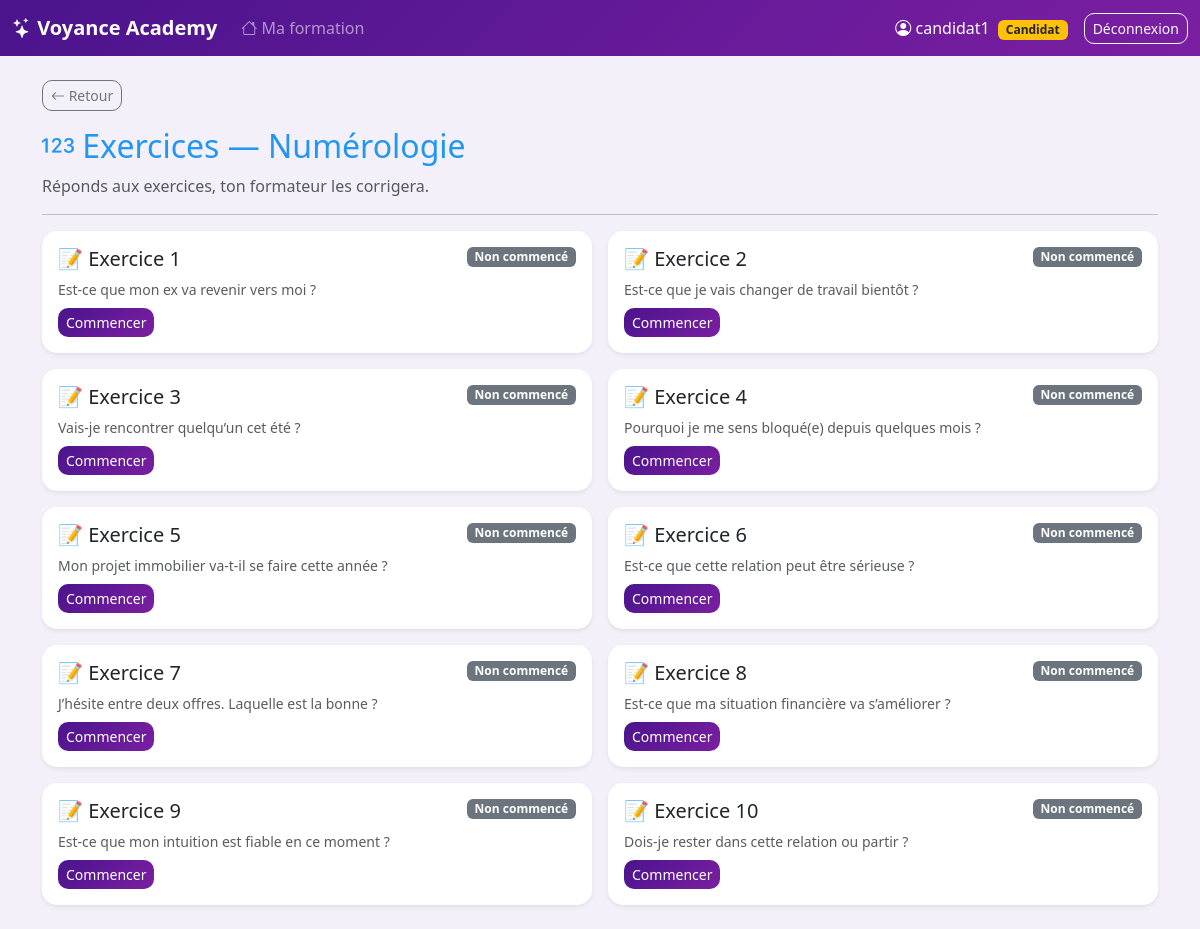
Page /exercices/2 (signed in) on the committed database.
### models.py (models this page shows)
class User(UserMixin, db.Model):
    __tablename__ = 'users'
    id = db.Column(db.Integer, primary_key=True)
    username = db.Column(db.String(80), unique=True, nullable=False)
    email = db.Column(db.String(120), unique=True, nullable=False)
    password = db.Column(db.String(200), nullable=False)
    role = db.Column(db.String(20), default='candidat')
    formateur_id = db.Column(db.Integer, db.ForeignKey('users.id'), nullable=True)
    recruteur_id = db.Column(db.Integer, db.ForeignKey('users.id'), nullable=True)
    actif = db.Column(db.Boolean, default=True)
    created_at = db.Column(db.DateTime, default=datetime.utcnow)
    formateur = db.relationship('User', foreign_keys=[formateur_id],
                                remote_side=[id], backref='candidats')
    recruteur = db.relationship('User', foreign_keys=[recruteur_id],
                                remote_side=[id], backref='candidats_recrutes')
    tentatives = db.relationship('Tentative', backref='user', lazy=True)
    cartes_validees = db.relationship('CarteValidee', backref='user', lazy=True,
                                     cascade='all, delete-orphan')
    email_fin_formation_envoye = db.Column(db.Boolean, default=False)

class Theme(db.Model):
    __tablename__ = 'themes'
    id = db.Column(db.Integer, primary_key=True)
    nom = db.Column(db.String(100), unique=True, nullable=False)
    description = db.Column(db.Text)
    icone = db.Column(db.String(50), default='bi-book')
    couleur = db.Column(db.String(20), default='#6f42c1')
    created_at = db.Column(db.DateTime, default=datetime.utcnow)
    formations = db.relationship('Formation', backref='theme', lazy=True,
                                 cascade='all, delete-orphan')
    questions = db.relationship('Question', backref='theme', lazy=True,
                                cascade='all, delete-orphan')
    exercices = db.relationship('Exercice', backref='theme', lazy=True,
                                cascade='all, delete-orphan')

class Exercice(db.Model):
    __tablename__ = 'exercices'
    id = db.Column(db.Integer, primary_key=True)
    titre = db.Column(db.String(200), nullable=False)
    domaine = db.Column(db.String(50))
    niveau = db.Column(db.Integer, default=1)
    enonce = db.Column(db.Text, nullable=False)
    donnees = db.Column(db.Text)
    mots_cles = db.Column(db.Text)
    reponse_attendue = db.Column(db.Text)
    theme_id = db.Column(db.Integer, db.ForeignKey('themes.id'), nullable=False)
    ordre = db.Column(db.Integer, default=1)
    created_at = db.Column(db.DateTime, default=datetime.utcnow)
    reponses = db.relationship('ReponseExercice', backref='exercice',
                               cascade='all, delete-orphan')

### app.py (the view)
@app.route('/exercices/<int:theme_id>')
@login_required
@role_required('candidat')
def liste_exercices(theme_id):
    theme = Theme.query.get_or_404(theme_id)
    if theme.nom == 'Tarot de Marseille':
        return redirect(url_for('cartes_tarot', theme_id=theme_id))
    exercices = Exercice.query.filter_by(theme_id=theme_id)\
                              .order_by(Exercice.ordre).all()
    mes_reponses = {r.exercice_id: r for r in
                    ReponseExercice.query.filter_by(user_id=current_user.id).all()}
    return render_template('recruteur/exercices.html',
                           theme=theme, exercices=exercices,
                           mes_reponses=mes_reponses)

### app.py (called while the page is built)
@login_manager.user_loader
def load_user(user_id):
    return db.session.get(User, int(user_id))

def role_required(*roles):
    def decorator(f):
        @wraps(f)
        def wrapper(*args, **kwargs):
            if not current_user.is_authenticated or current_user.role not in roles:
                flash("Accès refusé.", "danger")
                return redirect(url_for('dashboard'))
            return f(*args, **kwargs)
        return wrapper
    return decorator

### templates/recruteur/exercices.html (shortened to what this page needs)
{% extends "base.html" %}
{% block content %}
<a href="{{ url_for('candidat_dashboard') }}" class="btn btn-sm btn-outline-secondary mb-3">
  <i class="bi bi-arrow-left"></i> Retour
</a>
<h2 style="color: {{ theme.couleur }};">
  <i class="bi {{ theme.icone }}"></i> Exercices — {{ theme.nom }}
</h2>
<p class="text-muted">Réponds aux exercices, ton formateur les corrigera.</p>
<hr>
<div class="row g-3">
{% for ex in exercices %}
  {% set rep = mes_reponses.get(ex.id) %}
  <div class="col-md-6">
    <div class="card shadow-sm border-0 h-100">
      <div class="card-body">
        <div class="d-flex justify-content-between align-items-start mb-2">
          <h5 class="mb-0">📝 {{ ex.titre }}</h5>
          {% if rep and rep.statut == 'corrige' %}
            <span class="badge {% if rep.valide %}bg-success{% else %}bg-danger{% endif %}">
              {{ rep.note }}/20
            </span>
          {% elif rep %}
            <span class="badge bg-warning text-dark">En attente</span>
          {% else %}
            <span class="badge bg-secondary">Non commencé</span>
          {% endif %}
        </div>
        <p class="text-muted small mb-2">{{ ex.enonce|truncate(100) }}</p>
        <a href="{{ url_for('passer_test', exercice_id=ex.id) }}"
           class="btn btn-sm {% if rep %}btn-outline-primary{% else %}btn-primary{% endif %}">
          {% if rep %}Voir / Modifier{% else %}Commencer{% endif %}
        </a>
      </div>
    </div>
  </div>
{% else %}
  <div class="col-12">
    <div class="alert alert-info">
      <i class="bi bi-info-circle"></i> Aucun exercice pour ce thème.
    </div>
  </div>
{% endfor %}
</div>
{% endblock %}

### templates/base.html (shortened to what this page needs)
<!DOCTYPE html>
<html lang="fr">
<head>
    <link href="https://cdn.jsdelivr.net/npm/bootstrap@5.3.2/dist/css/bootstrap.min.css" rel="stylesheet">
    <link href="https://cdn.jsdelivr.net/npm/bootstrap-icons@1.11.1/font/bootstrap-icons.css" rel="stylesheet">
    <link href="{{ url_for('static', filename='css/style.css') }}" rel="stylesheet">
</head>
<body>
{% if current_user.is_authenticated %}
<nav class="navbar navbar-expand-lg navbar-dark" style="background: linear-gradient(135deg, #4a148c, #7b1fa2);">
  <div class="container-fluid">
    <a class="navbar-brand" href="{{ url_for('dashboard') }}">
      <i class="bi bi-stars"></i> <strong>Voyance Academy</strong>
    </a>
    <div class="collapse navbar-collapse" id="nav">
      <ul class="navbar-nav me-auto">
  {% if current_user.role == 'admin' %}
    <li class="nav-item"><a class="nav-link" href="{{ url_for('admin_dashboard') }}"><i class="bi bi-speedometer2"></i> Dashboard</a></li>
    <li class="nav-item"><a class="nav-link" href="{{ url_for('admin_users') }}"><i class="bi bi-people"></i> Utilisateurs</a></li>
      <li class="nav-item"><a class="nav-link" href="{{ url_for('admin_rdv') }}"><i class="bi bi-calendar-event"></i> RDV</a></li>
    <li class="nav-item"><a class="nav-link" href="{{ url_for('admin_themes') }}"><i class="bi bi-tags"></i> Thèmes</a></li>
    <li class="nav-item"><a class="nav-link" href="{{ url_for('admin_formations') }}"><i class="bi bi-journal-text"></i> Formations</a></li>
    <li class="nav-item"><a class="nav-link" href="{{ url_for('admin_exercices') }}"><i class="bi bi-journal-check"></i> Tests</a></li>
  {% elif current_user.role == 'candidat' %}
  <li class="nav-item">
    <a class="nav-link" href="{{ url_for('candidat_dashboard') }}">
        <i class="bi bi-house"></i> Ma formation
      </a>
    </li>
  {% endif %}
</ul>
      <span class="navbar-text text-white me-3">
        <i class="bi bi-person-circle"></i> {{ current_user.username }}
        <span class="badge bg-warning text-dark ms-1">
  {% if current_user.role == 'candidat' %}Candidat
  {% elif current_user.role == 'recruteur' %}Recruteur
  {% elif current_user.role == 'formateur' %}Formateur
  {% else %}Admin{% endif %}
</span>
      </span>
      <a class="btn btn-outline-light btn-sm" href="{{ url_for('logout') }}">Déconnexion</a>
    </div>
  </div>
</nav>
{% endif %}
<div class="container my-4">
    {% block content %}{% endblock %}
</div>
</body>
</html>

### static/css/style.css (style rules this page uses)
body { background: #f4f0fa; font-family: 'Segoe UI', sans-serif; min-height: 100vh; }
.card { border-radius: 15px; }
.btn { border-radius: 10px; }
.card { animation: fadeInUp 0.3s ease-out; }
.btn { border-radius: 10px; transition: transform 0.15s, box-shadow 0.15s; }
.btn-primary { background: linear-gradient(135deg, #4a148c, #7b1fa2); border: none; }

### rows in the picture
User: username "candidat1"
Theme: nom "Numérologie"
Exercice: titre "Exercice 1", enonce "Est-ce que mon ex va revenir vers moi ?"
Exercice: titre "Exercice 2", enonce "Est-ce que je vais changer de travail bientôt ?"
Exercice: titre "Exercice 3", enonce "Vais-je rencontrer quelqu’un cet été ?"
Exercice: titre "Exercice 4", enonce "Pourquoi je me sens bloqué(e) depuis quelques mois ?"
Exercice: titre "Exercice 5", enonce "Mon projet immobilier va-t-il se faire cette année ?"
Exercice: titre "Exercice 6", enonce "Est-ce que cette relation peut être sérieuse ?"
Exercice: titre "Exercice 7", enonce "J’hésite entre deux offres. Laquelle est la bonne ?"
Exercice: titre "Exercice 8", enonce "Est-ce que ma situation financière va s’améliorer ?"
Exercice: titre "Exercice 9", enonce "Est-ce que mon intuition est fiable en ce moment ?"
Exercice: titre "Exercice 10", enonce "Dois-je rester dans cette relation ou partir ?"
